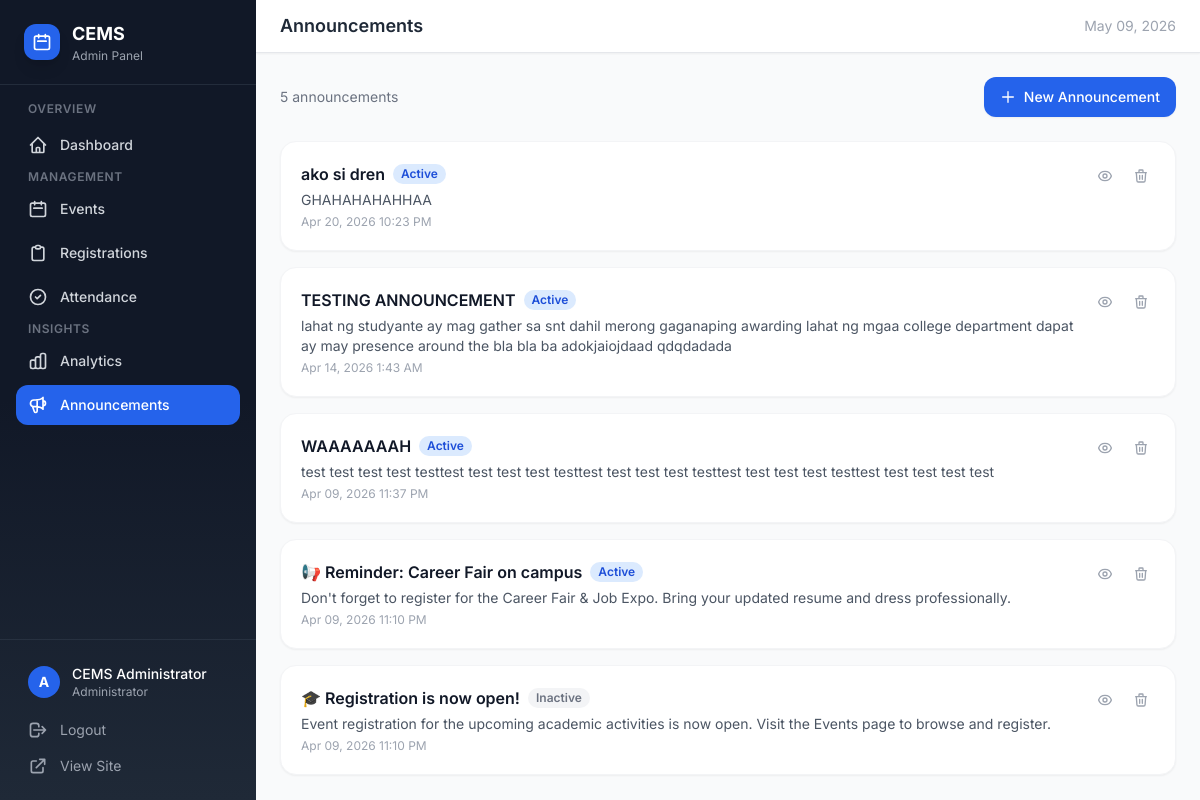
The app's page /admin-panel/announcements/ (signed in) with its own data.
### dashboard/models.py (models this page shows, shortened)
class Announcement(models.Model):
    title = models.CharField(max_length=200)
    content = models.TextField()
    is_active = models.BooleanField(default=True)
    created_at = models.DateTimeField(auto_now_add=True)
    updated_at = models.DateTimeField(auto_now=True)
    class Meta:
        ordering = ['-created_at']

### dashboard/views.py (the view, shortened to what this page needs)
# urls.py: path('announcements/', views.announcements, name='announcements'),
@login_required
def announcements(request):
    all_announcements = Announcement.objects.all()
    return render(request, 'dashboard/announcements.html', {'announcements': all_announcements})

### templates/dashboard/announcements.html (shortened to what this page needs)
{% extends "dashboard/base_admin.html" %}
{% block page_title %}Announcements{% endblock %}
{% block content %}
<div class="fade-in" x-data="{ showForm: false }">
    <div class="flex items-center justify-between mb-6">
        <p class="text-gray-500 text-sm">{{ announcements|length }} announcement{{ announcements|length|pluralize }}</p>
        <button @click="showForm = !showForm"
                class="inline-flex items-center gap-2 px-4 py-2.5 bg-blue-600 text-white rounded-xl hover:bg-blue-700 font-medium transition shadow-sm text-sm">
            <svg class="w-4 h-4" fill="none" stroke="currentColor" viewBox="0 0 24 24"><path stroke-linecap="round" stroke-linejoin="round" stroke-width="2" d="M12 4v16m8-8H4"/></svg>
            New Announcement
        </button>
    </div>
    {% if announcements %}
    <div class="space-y-4">
        {% for ann in announcements %}
        <div class="bg-white rounded-2xl shadow-sm border border-gray-100 p-5 flex items-start justify-between gap-4">
            <div class="flex-1 min-w-0">
                <div class="flex items-center gap-2 mb-1">
                    <h3 class="font-semibold text-gray-900">{{ ann.title }}</h3>
                    {% if ann.is_active %}
                    <span class="px-2 py-0.5 bg-blue-100 text-blue-700 rounded-full text-xs font-semibold">Active</span>
                    {% else %}
                    <span class="px-2 py-0.5 bg-gray-100 text-gray-500 rounded-full text-xs font-semibold">Inactive</span>
                    {% endif %}
                </div>
                <p class="text-sm text-gray-600 mb-1">{{ ann.content }}</p>
                <p class="text-xs text-gray-400">{{ ann.created_at|date:"M d, Y g:i A" }}</p>
            </div>
            <div class="flex items-center gap-2 flex-shrink-0" x-data="{ delAnn: false }">
                <form method="POST">
                    <button type="submit" title="Toggle active" class="p-1.5 rounded-lg hover:bg-gray-100 text-gray-400 hover:text-blue-600 transition">
                    </button>
                </form>
                <button @click="delAnn = true" class="p-1.5 rounded-lg hover:bg-red-50 text-gray-400 hover:text-red-500 transition">
                    <svg class="w-4 h-4" fill="none" stroke="currentColor" viewBox="0 0 24 24"><path stroke-linecap="round" stroke-linejoin="round" stroke-width="2" d="M19 7l-.867 12.142A2 2 0 0116.138 21H7.862a2 2 0 01-1.995-1.858L5 7m5 4v6m4-6v6m1-10V4a1 1 0 00-1-1h-4a1 1 0 00-1 1v3M4 7h16"/></svg>
                </button>
            </div>
        </div>
        {% endfor %}
    </div>
    {% endif %}
</div>
{% endblock %}

### templates/dashboard/base_admin.html (shortened to what this page needs)
<!DOCTYPE html>
<html lang="en">
<head>
    <script src="https://cdn.tailwindcss.com"></script>
</head>
<body class="bg-gray-50 text-gray-800" x-data="{ sidebarOpen: false }">
    <div class="flex min-h-screen">
        <aside :class="sidebarOpen ? 'translate-x-0' : '-translate-x-full'"
               class="fixed lg:static lg:translate-x-0 z-50 w-64 min-h-screen bg-gradient-to-b from-gray-900 via-gray-900 to-gray-800 text-white transition-transform duration-300 ease-in-out flex flex-col">
            <div class="px-6 py-5 border-b border-gray-700/50">
                <a href="{% url 'dashboard:index' %}" class="flex items-center gap-3">
                    <div class="w-9 h-9 bg-blue-600 rounded-xl flex items-center justify-center shadow-lg">
                        <svg class="w-5 h-5 text-white" fill="none" stroke="currentColor" viewBox="0 0 24 24"><path stroke-linecap="round" stroke-linejoin="round" stroke-width="2" d="M8 7V3m8 4V3m-9 8h10M5 21h14a2 2 0 002-2V7a2 2 0 00-2-2H5a2 2 0 00-2 2v12a2 2 0 002 2z"/></svg>
                    </div>
                    <div>
                        <span class="text-lg font-bold">CEMS</span>
                        <span class="block text-xs text-gray-400">Admin Panel</span>
                    </div>
                </a>
            </div>
            <nav class="flex-1 px-4 py-4 space-y-1 overflow-y-auto">
                <p class="text-xs font-semibold uppercase tracking-wider text-gray-500 px-3 mb-2">Overview</p>
                <a href="{% url 'dashboard:index' %}" class="flex items-center gap-3 px-3 py-2.5 rounded-xl text-sm font-medium transition
                    {% if request.resolver_match.url_name == 'index' %}bg-blue-600 text-white{% else %}text-gray-300 hover:bg-gray-800 hover:text-white{% endif %}">
                    <svg class="w-5 h-5" fill="none" stroke="currentColor" viewBox="0 0 24 24"><path stroke-linecap="round" stroke-linejoin="round" stroke-width="2" d="M3 12l2-2m0 0l7-7 7 7M5 10v10a1 1 0 001 1h3m10-11l2 2m-2-2v10a1 1 0 01-1 1h-3m-6 0a1 1 0 001-1v-4a1 1 0 011-1h2a1 1 0 011 1v4a1 1 0 001 1m-6 0h6"/></svg>
                    Dashboard
                </a>
                <p class="text-xs font-semibold uppercase tracking-wider text-gray-500 px-3 mt-5 mb-2">Management</p>
                <a href="{% url 'dashboard:manage_events' %}" class="flex items-center gap-3 px-3 py-2.5 rounded-xl text-sm font-medium transition
                    {% if 'event' in request.resolver_match.url_name and request.resolver_match.url_name != 'index' %}bg-blue-600 text-white{% else %}text-gray-300 hover:bg-gray-800 hover:text-white{% endif %}">
                    <svg class="w-5 h-5" fill="none" stroke="currentColor" viewBox="0 0 24 24"><path stroke-linecap="round" stroke-linejoin="round" stroke-width="2" d="M8 7V3m8 4V3m-9 8h10M5 21h14a2 2 0 002-2V7a2 2 0 00-2-2H5a2 2 0 00-2 2v12a2 2 0 002 2z"/></svg>
                    Events
                </a>
                <a href="{% url 'dashboard:registrations' %}" class="flex items-center gap-3 px-3 py-2.5 rounded-xl text-sm font-medium transition
                    {% if request.resolver_match.url_name == 'registrations' %}bg-blue-600 text-white{% else %}text-gray-300 hover:bg-gray-800 hover:text-white{% endif %}">
                    <svg class="w-5 h-5" fill="none" stroke="currentColor" viewBox="0 0 24 24"><path stroke-linecap="round" stroke-linejoin="round" stroke-width="2" d="M9 5H7a2 2 0 00-2 2v12a2 2 0 002 2h10a2 2 0 002-2V7a2 2 0 00-2-2h-2M9 5a2 2 0 002 2h2a2 2 0 002-2M9 5a2 2 0 012-2h2a2 2 0 012 2"/></svg>
                    Registrations
                </a>
                <a href="{% url 'dashboard:attendance' %}" class="flex items-center gap-3 px-3 py-2.5 rounded-xl text-sm font-medium transition
                    {% if request.resolver_match.url_name == 'attendance' %}bg-blue-600 text-white{% else %}text-gray-300 hover:bg-gray-800 hover:text-white{% endif %}">
                    <svg class="w-5 h-5" fill="none" stroke="currentColor" viewBox="0 0 24 24"><path stroke-linecap="round" stroke-linejoin="round" stroke-width="2" d="M9 12l2 2 4-4m6 2a9 9 0 11-18 0 9 9 0 0118 0z"/></svg>
                    Attendance
                </a>
                <p class="text-xs font-semibold uppercase tracking-wider text-gray-500 px-3 mt-5 mb-2">Insights</p>
                <a href="{% url 'dashboard:analytics' %}" class="flex items-center gap-3 px-3 py-2.5 rounded-xl text-sm font-medium transition
                    {% if request.resolver_match.url_name == 'analytics' %}bg-blue-600 text-white{% else %}text-gray-300 hover:bg-gray-800 hover:text-white{% endif %}">
                    Analytics
                </a>
                <a href="{% url 'dashboard:announcements' %}" class="flex items-center gap-3 px-3 py-2.5 rounded-xl text-sm font-medium transition
                    {% if request.resolver_match.url_name == 'announcements' %}bg-blue-600 text-white{% else %}text-gray-300 hover:bg-gray-800 hover:text-white{% endif %}">
                    Announcements
                </a>
            </nav>
            <div class="px-4 py-4 border-t border-gray-700/50">
                <div class="flex items-center gap-3 px-3 py-2">
                    <div class="w-8 h-8 bg-blue-600 rounded-full flex items-center justify-center text-sm font-bold">
                        {{ request.user.username|first|upper }}
                    </div>
                    <div class="flex-1 min-w-0">
                        <p class="text-sm font-medium truncate">{{ request.user.get_full_name|default:request.user.username }}</p>
                        <p class="text-xs text-gray-400">Administrator</p>
                    </div>
                </div>
                <a href="{% url 'accounts:logout' %}" class="flex items-center gap-3 px-3 py-2 mt-1 rounded-xl text-sm text-gray-400 hover:text-red-400 hover:bg-gray-800 transition">
                    <svg class="w-5 h-5" fill="none" stroke="currentColor" viewBox="0 0 24 24"><path stroke-linecap="round" stroke-linejoin="round" stroke-width="2" d="M17 16l4-4m0 0l-4-4m4 4H7m6 4v1a3 3 0 01-3 3H6a3 3 0 01-3-3V7a3 3 0 013-3h4a3 3 0 013 3v1"/></svg>
                    Logout
                </a>
                <a href="{% url 'events:home' %}" class="flex items-center gap-3 px-3 py-2 rounded-xl text-sm text-gray-400 hover:text-blue-400 hover:bg-gray-800 transition">
                    <svg class="w-5 h-5" fill="none" stroke="currentColor" viewBox="0 0 24 24"><path stroke-linecap="round" stroke-linejoin="round" stroke-width="2" d="M10 6H6a2 2 0 00-2 2v10a2 2 0 002 2h10a2 2 0 002-2v-4M14 4h6m0 0v6m0-6L10 14"/></svg>
                    View Site
                </a>
            </div>
        </aside>
        <div class="flex-1 flex flex-col min-w-0">
            <header class="bg-white border-b border-gray-200 px-4 sm:px-6 py-3 flex items-center justify-between sticky top-0 z-30 shadow-sm">
                <div class="flex items-center gap-3">
                    <h1 class="text-lg font-semibold text-gray-800">{% block page_title %}Dashboard{% endblock %}</h1>
                </div>
                <div class="text-sm text-gray-400">
                    {% now "F d, Y" %}
                </div>
            </header>
            <main class="flex-1 p-4 sm:p-6 overflow-y-auto">
                {% block content %}{% endblock %}
            </main>
        </div>
    </div>
</body>
</html>

### templates/dashboard/base_admin.html (style rules this page uses)
body { font-family: 'Inter', system-ui, sans-serif; }
.fade-in { animation: fadeIn 0.4s ease-out; }

### records on screen
Announcement: title "ako si dren", is_active "Active", content "GHAHAHAHAHHAA", created_at "Apr 20, 2026 10:23 PM"
Announcement: title "TESTING ANNOUNCEMENT", is_active "Active", content "lahat ng studyante ay mag gather sa snt dahil merong gaganaping awarding lahat ng mgaa college department dapat ay may presence around the bla bla ba adokjaiojdaad qdqdadada", created_at "Apr 14, 2026 1:43 AM"
Announcement: title "WAAAAAAAH", is_active "Active", content "test test test test testtest test test test testtest test test test testtest test test test testtest test test test test", created_at "Apr 09, 2026 11:37 PM"
Announcement: title "📢 Reminder: Career Fair on campus", is_active "Active", content "Don't forget to register for the Career Fair & Job Expo. Bring your updated resume and dress professionally.", created_at "Apr 09, 2026 11:10 PM"
Announcement: title "🎓 Registration is now open!", is_active "Inactive", content "Event registration for the upcoming academic activities is now open. Visit the Events page to browse and register.", created_at "Apr 09, 2026 11:10 PM"

### other values on screen
{{ request.user.username|first|upper }} "A"
{{ request.user.get_full_name|default:request.user.username }} "CEMS Administrator"
{{ announcements|length }} "5"
